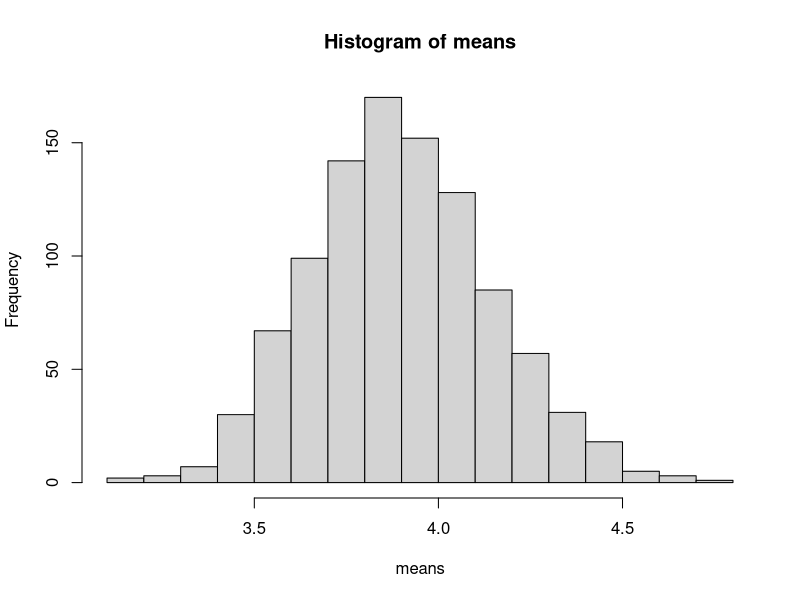

Generate this figure with R:
n <- 100;
k <- 2;
gamma <- 2;
gammaDist <- rgamma(n, shape = k, scale = gamma);
sampleData <- vector()

LL <- function(param,X){
  kLL <- param[1]
  gammaLL <- param[2]
  -sum(dgamma(X,kLL,scale=gammaLL,log=TRUE)) #the log likelihood function = log of probability density function
}
estimatedParams <- nlm(LL,c(1,1), X=gammaDist)$estimate  #Estimated parameters,k and gamma
estimatedGammaDist <- rgamma(n, shape = estimatedParams[1], scale = estimatedParams[2]) #make new distribution from estimated params
means <- vector()
sampledDataFromEstimatedGammaDist <- vector()
for (i in 1:1000) {
  sampledDataFromEstimatedGammaDist <- sample(estimatedGammaDist,size=n, replace = TRUE)
  means <- c(means, mean(sampledDataFromEstimatedGammaDist)) #calculate the means
}
bias <- mean(means)-mean(estimatedGammaDist) #Estimated bias
variance <- var(means) #Estimated variance
print(bias)
print(variance)
hist(means,15)